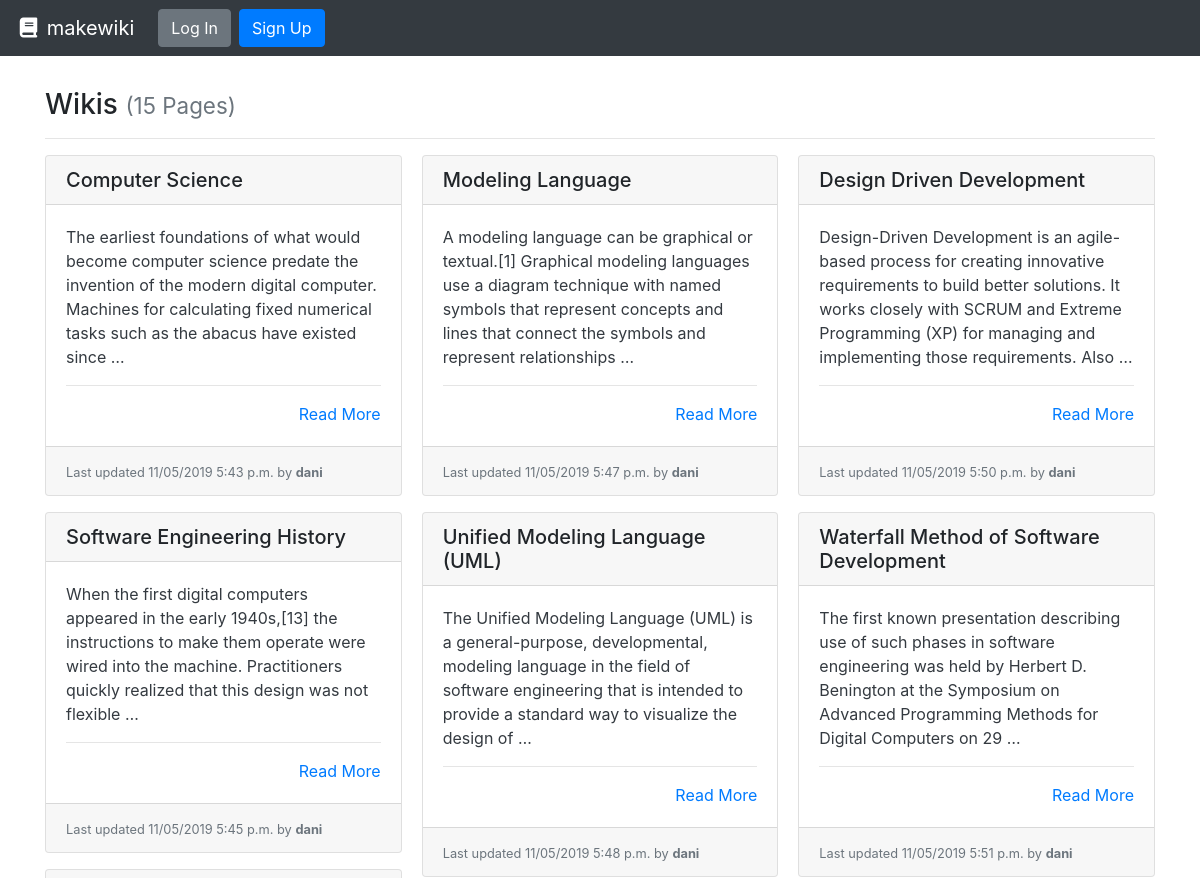
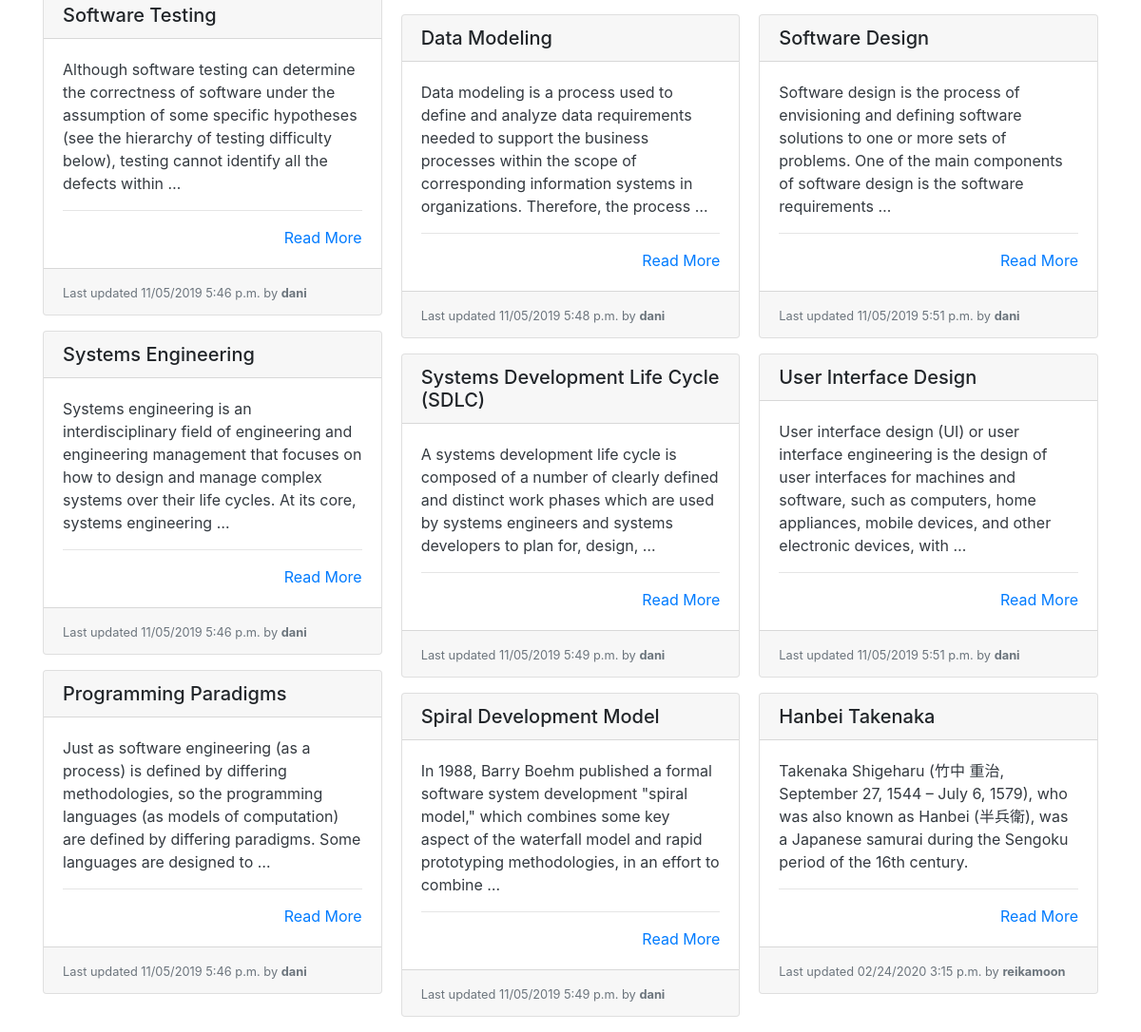
The page / on the database its author committed (2 pictures, top to bottom).
### wiki/models.py (models this page shows, shortened)
class Page(models.Model):
    title = models.CharField(max_length=settings.WIKI_PAGE_TITLE_MAX_LENGTH, unique=True,
                             help_text="Title of your page.")
    author = models.ForeignKey(User, on_delete=models.PROTECT,
                               help_text="The user that posted this article.")
    slug = models.CharField(max_length=settings.WIKI_PAGE_TITLE_MAX_LENGTH, blank=True, editable=False,
                            help_text="Unique URL path to access this page. Generated by the system.")
    content = models.TextField(
        help_text="Write the content of your page here.")
    created = models.DateTimeField(auto_now_add=True,
                                   help_text="The date and time this page was created. Automatically generated when the model saves.")
    modified = models.DateTimeField(auto_now=True,
                                    help_text="The date and time this page was updated. Automatically generated when the model updates.")

### wiki/views.py (the view)
# urls.py: path('', PageListView.as_view(), name='wiki-list-page'),
class PageListView(ListView):
    model = Page
    def get(self, request):
        pages = self.get_queryset().all()
        return render(request, 'list.html', {
          'pages': pages
        })

### wiki/templates/list.html
{% extends "base.html" %}
{% block content %}
  <h3>Wikis {% if pages %}<small class="text-muted">({{ pages|length }} Page{{ pages|length|pluralize:"s" }})</small>{% endif %}</h3>
  <hr>
  {% if pages %}
    <div class="card-columns">
      {% for page in pages %}
        {% include "partials/card.html" %}
      {% endfor %}
    </div>
  {% else %}
    <div class="alert alert-primary" role="alert">No pages to display.</div>
  {% endif %}
{% endblock %}

### wiki/templates/partials/card.html
<div class="card mb-3">
  <h5 class="card-header ">{{ page.title }}</h5>
  <div class="card-body border-dark">
    <p class="card-text text-dark">
      {{ page.content|truncatewords_html:30 }}
      <hr>
      <div class="text-right"><a href="{% url 'wiki-details-page' page.slug %}" title="Read More">Read More</a></div>
  </div>
  <div class="card-footer">
    <small class="text-muted">Last updated {{ page.modified|date:"SHORT_DATETIME_FORMAT" }} by <b>{{ page.author.username }}</b></small>
  </div>
</div>

### rows shown on the page
Page: title "Computer Science", content "The earliest foundations of what would become computer science predate the invention of the modern digital computer. Machines for calculating fixed numerical tasks such as the abacus have existed since …", modified "11/05/2019 5:43 p.m.", author.username "dani"
Page: title "Software Engineering History", content "When the first digital computers appeared in the early 1940s,[13] the instructions to make them operate were wired into the machine. Practitioners quickly realized that this design was not flexible …", modified "11/05/2019 5:45 p.m.", author.username "dani"
Page: title "Software Testing", content "Although software testing can determine the correctness of software under the assumption of some specific hypotheses (see the hierarchy of testing difficulty below), testing cannot identify all the defects within …", modified "11/05/2019 5:46 p.m.", author.username "dani"
Page: title "Systems Engineering", content "Systems engineering is an interdisciplinary field of engineering and engineering management that focuses on how to design and manage complex systems over their life cycles. At its core, systems engineering …", modified "11/05/2019 5:46 p.m.", author.username "dani"
Page: title "Programming Paradigms", content "Just as software engineering (as a process) is defined by differing methodologies, so the programming languages (as models of computation) are defined by differing paradigms. Some languages are designed to …", modified "11/05/2019 5:46 p.m.", author.username "dani"
Page: title "Modeling Language", content "A modeling language can be graphical or textual.[1] Graphical modeling languages use a diagram technique with named symbols that represent concepts and lines that connect the symbols and represent relationships …", modified "11/05/2019 5:47 p.m.", author.username "dani"
Page: title "Unified Modeling Language (UML)", content "The Unified Modeling Language (UML) is a general-purpose, developmental, modeling language in the field of software engineering that is intended to provide a standard way to visualize the design of …", modified "11/05/2019 5:48 p.m.", author.username "dani"
Page: title "Data Modeling", content "Data modeling is a process used to define and analyze data requirements needed to support the business processes within the scope of corresponding information systems in organizations. Therefore, the process …", modified "11/05/2019 5:48 p.m.", author.username "dani"
Page: title "Systems Development Life Cycle (SDLC)", content "A systems development life cycle is composed of a number of clearly defined and distinct work phases which are used by systems engineers and systems developers to plan for, design, …", modified "11/05/2019 5:49 p.m.", author.username "dani"
Page: title "Spiral Development Model", content "In 1988, Barry Boehm published a formal software system development \"spiral model,\" which combines some key aspect of the waterfall model and rapid prototyping methodologies, in an effort to combine …", modified "11/05/2019 5:49 p.m.", author.username "dani"
Page: title "Design Driven Development", content "Design-Driven Development is an agile-based process for creating innovative requirements to build better solutions. It works closely with SCRUM and Extreme Programming (XP) for managing and implementing those requirements. Also …", modified "11/05/2019 5:50 p.m.", author.username "dani"
Page: title "Waterfall Method of Software Development", content "The first known presentation describing use of such phases in software engineering was held by Herbert D. Benington at the Symposium on Advanced Programming Methods for Digital Computers on 29 …", modified "11/05/2019 5:51 p.m.", author.username "dani"
Page: title "Software Design", content "Software design is the process of envisioning and defining software solutions to one or more sets of problems. One of the main components of software design is the software requirements …", modified "11/05/2019 5:51 p.m.", author.username "dani"
Page: title "User Interface Design", content "User interface design (UI) or user interface engineering is the design of user interfaces for machines and software, such as computers, home appliances, mobile devices, and other electronic devices, with …", modified "11/05/2019 5:51 p.m.", author.username "dani"
Page: title "Hanbei Takenaka", content "Takenaka Shigeharu (竹中 重治, September 27, 1544 – July 6, 1579), who was also known as Hanbei (半兵衛), was a Japanese samurai during the Sengoku period of the 16th century.", modified "02/24/2020 3:15 p.m.", author.username "reikamoon"

### other values the page prints
{{ pages|length }} "15"
